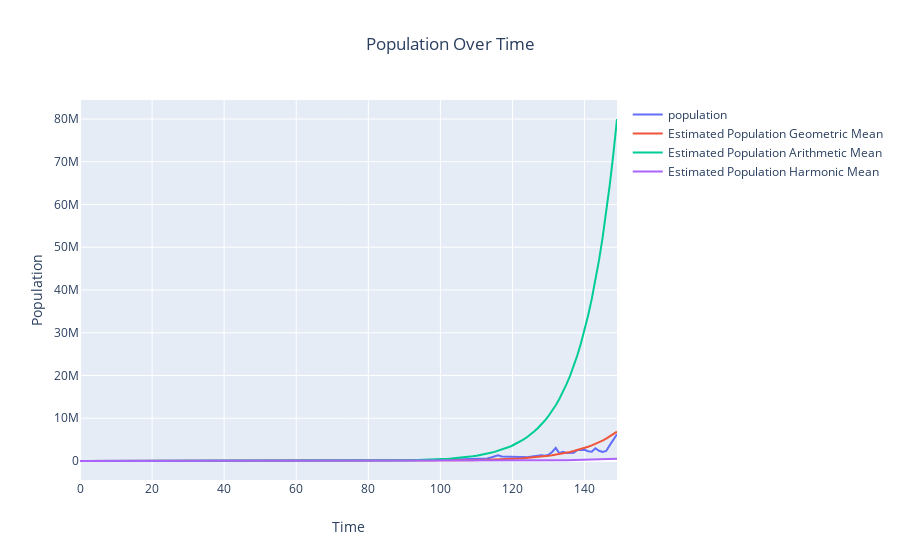

Notebook code cell kept with this figure:
### Code cell
layout = go.Layout(title={'text':'Population Over Time','x':0.5},xaxis_title='Time', yaxis_title='Population')

iplot(go.Figure(data=[go.Scatter(x=list(range(horizon)),y=population,name='population'),
                     go.Scatter(x=list(range(horizon)),y=estimated_population_geometric,name='Estimated Population Geometric Mean'),
                     go.Scatter(x=list(range(horizon)),y=estimated_population_arithmetic,name='Estimated Population Arithmetic Mean'),
                      go.Scatter(x=list(range(horizon)),y=estimated_population_harmonic,name='Estimated Population Harmonic Mean')],
               layout=layout))

### Figure 1 — Plotly figure (JSON) as saved in the notebook; plotly's stock layout.template omitted (floating-point values rounded to 4 significant figures; data arrays with more than 128 entries replaced by an {"elided": "..."} marker saying what was removed)
{"data": [{"name": "population", "type": "scatter", "x": {"elided": "150 int values"}, "y": {"elided": "151 float values"}}, {"name": "Estimated Population Geometric Mean", "type": "scatter", "x": {"elided": "150 int values"}, "y": {"elided": "151 float values"}}, {"name": "Estimated Population Arithmetic Mean", "type": "scatter", "x": {"elided": "150 int values"}, "y": {"elided": "151 float values"}}, {"name": "Estimated Population Harmonic Mean", "type": "scatter", "x": {"elided": "150 int values"}, "y": {"elided": "151 float values"}}], "layout": {"autosize": true, "title": {"text": "Population Over Time", "x": 0.5}, "xaxis": {"autorange": true, "range": [0, 149], "title": {"text": "Time"}, "type": "linear"}, "yaxis": {"autorange": true, "range": [-4445000.0, 84450000.0], "title": {"text": "Population"}, "type": "linear"}}}
